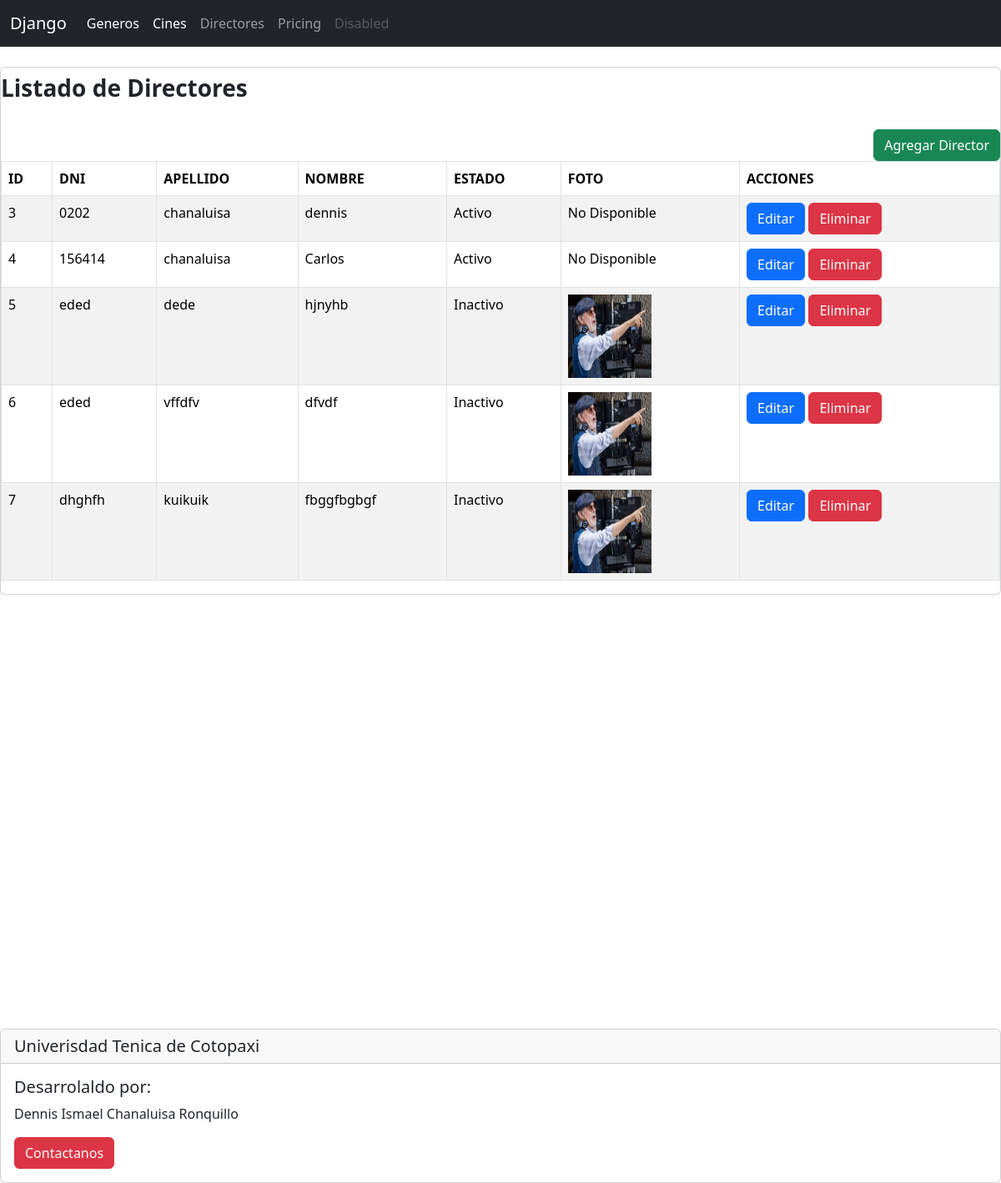
/listadoDirectores/, run on the app's committed database.
### Aplicaciones/Cartelera/models.py (models this page shows, shortened)
class Director(models.Model):
    id=models.AutoField(primary_key=True)
    dni=models.CharField(max_length=15)
    apellido=models.CharField(max_length=50)
    nombre=models.CharField(max_length=50)
    estado=models.BooleanField(default=True)
    foto=models.FileField(upload_to='directores', null=True,blank=True)

### Aplicaciones/Cartelera/views.py (the view)
# urls.py: path('listadoDirectores/', views.listadoDirectores, name='listadoDirectores'),
def listadoDirectores(request):
    directoresBdd = Director.objects.all()
    num_activos = Director.objects.filter(estado=True).count()
    num_inactivos = Director.objects.filter(estado=False).count()
    chart_data = [
        ['Estado', 'Cantidad'],
        ['Activos', num_activos],
        ['Inactivos', num_inactivos]
    ]
    return render(request, "listadoDirectores.html", {
        'directores': directoresBdd,  # Nota: Debe ser 'directores' en lugar de 'director'
        'chart_data': chart_data
    })

### Aplicaciones/Cartelera/templates/listadoDirectores.html (shortened to what this page needs)
{% extends "./plantilla.html" %}
{% block body %}
<br>
<div class="card">
    <h3><b>Listado de Directores</b></h3>
    <br>
    <div class="text-end">
        <a href="{% url 'nuevoDirector' %}" class="btn btn-success">Agregar Director</a>
    </div>
    <table class="table table-bordered table-striped table-hover" id="tbl-directores">
        <thead>
            <tr>
                <th>ID</th>
                <th>DNI</th>
                <th>APELLIDO</th>
                <th>NOMBRE</th>
                <th>ESTADO</th>
                <th>FOTO</th>
                <th>ACCIONES</th>
            </tr>
        </thead>
        <tbody>
            {% for directorTemporal in directores %}
            <tr>
                <td>{{ directorTemporal.id }}</td>
                <td>{{ directorTemporal.dni }}</td>
                <td>{{ directorTemporal.apellido }}</td>
                <td>{{ directorTemporal.nombre }}</td>
                <td>{{ directorTemporal.estado|yesno:"Activo,Inactivo" }}</td>
                <td>
                    {% if directorTemporal.foto %}
                        <a href="{{ directorTemporal.foto.url }}" target="_blank">
                            <img src="{{ directorTemporal.foto.url }}" alt="Foto del Director" height="100px" width="100px">
                        </a>
                    {% else %}
                        No Disponible
                    {% endif %}
                </td>
                <td>
                    <a href="{% url 'editarDirector' directorTemporal.id %}" class="btn btn-primary">Editar</a>
                    <a href="{% url 'eliminarDirector' directorTemporal.id %}" class="btn btn-danger"
                       onclick="return confirm('¿Estás seguro de eliminar?')">Eliminar</a>
                </td>
            </tr>
            {% endfor %}
        </tbody>
    </table>
</div>
<div id="piechart" style="width: 900px; height: 500px; margin-top: 20px;"></div>
{% endblock %}

### Aplicaciones/Cartelera/templates/plantilla.html (shortened to what this page needs)
{% load static %}
<!DOCTYPE html>
<html lang="es">
<head>
    <link href="https://cdn.jsdelivr.net/npm/bootstrap@5.3.3/dist/css/bootstrap.min.css" rel="stylesheet">
    <link rel="stylesheet" href="//cdn.datatables.net/2.0.8/css/dataTables.dataTables.min.css">
    <link rel="stylesheet" href="https://cdnjs.cloudflare.com/ajax/libs/font-awesome/6.5.2/css/all.min.css" />
</head>
<body>
    <nav class="navbar navbar bg-primary navbar-expand-lg navbar-dark bg-dark" >
        <div class="container-fluid">
          <a class="navbar-brand" href="#">Django</a>
          <div class="collapse navbar-collapse" id="navbarNav">
            <ul class="navbar-nav">
              <li class="nav-item">
                <a class="nav-link active" aria-current="page" href="{% url 'listadoGeneros' %}">Generos</a>
              </li>
              <li class="nav-item">
                <a class="nav-link active" aria-current="page" href="{% url 'gestionCines' %}">Cines</a>
              </li>
              <li class="nav-item">
                <a class="nav-link" href="{% url 'listadoDirectores' %}">Directores</a>
              </li>
              <li class="nav-item">
                <a class="nav-link" href="#">Pricing</a>
              </li>
              <li class="nav-item">
                <a class="nav-link disabled" aria-disabled="true">Disabled</a>
              </li>
            </ul>
          </div>
        </div>
      </nav>
    {%  block body %}
    {% endblock  %}
    <div class="card ">
        <h5 class="card-header">Univerisdad Tenica de Cotopaxi</h5>
        <div class="card-body">
          <h5 class="card-title">Desarrolaldo por:</h5>
          <p class="card-text">Dennis Ismael Chanaluisa Ronquillo</p>
          <a href="#" class="btn btn-danger">Contactanos</a>
        </div>
      </div>
</body>
</html>

### data on the page
Director: id "3", dni "0202", apellido "chanaluisa", nombre "dennis", estado "Activo", shows "No Disponible"
Director: id "4", dni "156414", apellido "chanaluisa", nombre "Carlos", estado "Activo", shows "No Disponible"
Director: id "5", dni "eded", apellido "dede", nombre "hjnyhb", estado "Inactivo", foto (picture)
Director: id "6", dni "eded", apellido "vffdfv", nombre "dfvdf", estado "Inactivo", foto (picture)
Director: id "7", dni "dhghfh", apellido "kuikuik", nombre "fbggfbgbgf", estado "Inactivo", foto (picture)
